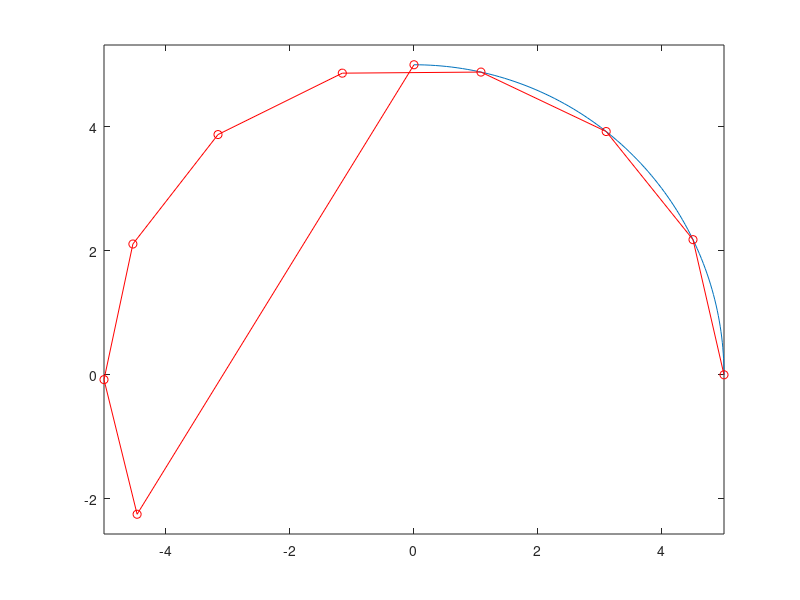

MATLAB code for this plot:
clc
clear all

start_angle = 0;
end_angle = pi / 2;
x0 = 0;
y0 = 0;
r = 5;
theta = start_angle : pi / 180 : end_angle;
x1 = x0 + r * cos(theta);
y1 = y0 + r * sin(theta);
plot(x1,y1);
axis equal;
hold on;

h = 0.5;
k = sqrt((2 * r - h) * h);
l = end_angle - start_angle;
segments = floor(l * r / 2 * k);
theta_per_segment = asin(k * 2 / (2 * r));

lines = zeros(segments,2);
lines(1,1) = x0 + r * cos(start_angle);
lines(1,2) = y0 + r * sin(start_angle);
for i = 1 : segments
    x = x0 + r * cos(theta_per_segment * i);
    y = y0 + r * sin(theta_per_segment * i);
    lines (i + 1,1) = x;
    lines (i + 1,2) = y;
end
lines(segments + 2,1) = x0 + r * cos(end_angle);
lines(segments + 2,2) = y0 + r * sin(end_angle);

plot(lines(:,1),lines(:,2),'-ro');
% 
% step_unit = 0.1;
% [row,column] = size(lines);
% insert_line = [0 0];
% for i = 2 : row
%     line_start = lines(i - 1,:);
%     line_end = lines(i,:);
% 
%     delta_x = line_end(1) - line_start(1);
%     delta_y = line_end(2) - line_start(2);
%     totle_count = abs(delta_x / step_unit) + abs(delta_y / step_unit);
% 
%     f = 0;
%     step_coord = line_start;
%     for j = 1 : totle_count
%         f = step_coord(1) * (line_end(2)) - (line_end(1)) * step_coord(2);
%         if f >= 0
%             if delta_x >= 0  
%                 step_coord(1) = step_coord(1) + step_unit;
%             else 
%                 step_coord(1) = step_coord(1) - step_unit;
%             end
%             f = f + (line_end(2));
%         else
%             if delta_y >= 0
%                 step_coord(2) = step_coord(2) + step_unit;
%             else 
%                 step_coord(2) = step_coord(2) - step_unit;
%             end
%             f = f - (line_end(1));
%         end
%         insert_line = [insert_line;step_coord];
%     end
% end
% plot(insert_line(:,1),insert_line(:,2),'-g');
